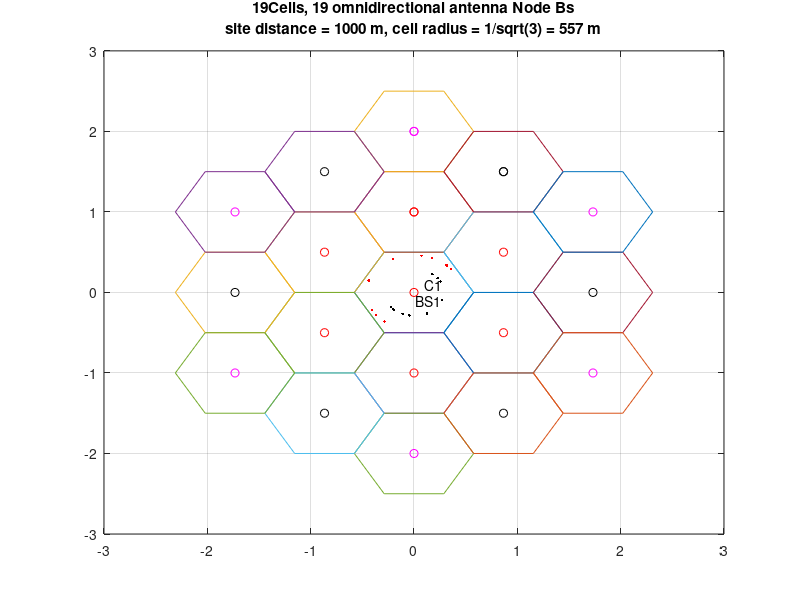

Write MATLAB code to recreate this figure.
%  Cell19_1km : 
%   this file generate the plot of 19 Celluers, 19 Node Bs
%   each 3-sector site located in the edge of each single cell 
%
%   simulate the rality as 
%     omni attena site lies at the middle of one  cell
%  
%   Parameters in this file: site distance = 1 km, cell radius = 0.577 =1/sqrt(3) km
%   Xu qing  20 Feb. 2012 
%
%  needed m-files: none
clear all;
close all;

% BSs's positons & MB's range
t=linspace(pi/2,5*pi/2,7);
plot(0,0,'ro');             text(0.01, -0.1,'BS1');
grid on;
hold on;

bsx1=cos(t);
bsy1=sin(t);

R = 1/sqrt(3);      % cellular radius
bsx2=sqrt(3)*cos(t-pi/6);
bsy2=sqrt(3)*sin(t-pi/6);

% BS's locations
plot(bsx1,bsy1,'ro');
plot(2*bsx1,2*bsy1,'mo');
plot(bsx2,bsy2,'ko');

BScoordinate_1km = [bsx1,bsx2,2*bsx1;bsy1,bsy2,2*bsy1];   % in meter

% Cell's coverage
% initial cell, central from the original point
cx0=R*cos(t+pi/2);     
cy0=R*sin(t+pi/2);      text(0.1, 0.1,'C1');

plot(cx0,cy0); 
plot(cx0,cy0+1); 
plot(cx0,cy0+2); 
plot(cx0,cy0-1); 
plot(cx0,cy0-2); 

cx1=cx0+0.866;    cy1=cy0+0.5;            
plot(cx1,cy1);
plot(cx1,cy1+1);
plot(cx1,cy1-1);
plot(cx1,cy1-2);

cx2=cx0-0.866;    cy2=cy0+0.5;   
plot(cx2,cy2);
plot(cx2,cy2+1);
plot(cx2,cy2-1);
plot(cx2,cy2-2);


cx3=cx0+1.732; cy3=cy0;
plot(cx3,cy3);
plot(cx3,cy3+1);
plot(cx3,cy3-1);


cx4=cx0-1.732; cy4=cy0;
plot(cx4,cy4);
plot(cx4,cy4+1);
plot(cx4,cy4-1);

Num = 1:1:10;
UserNotFarFromBS = zeros(2,length(Num));
UserFarFromBS = zeros(2,length(Num));
userCoverage_far = 0.95;         % random coverage 
userCoverage_half = 0.5;
UserRb = zeros(1,length(Num));

% Generate UEs randomly distributed in the central Cell
% x:[0,1], y : [0, 3^(-0.5)]
% x, y, round the original point with same coverage persent 
for i=1: length(Num)
    % generate the array of service bit rate for users
    % generate the array of user positions , with same coverage 
    th = 10*rand(1);
    UserNotFarFromBS(:,i)= 0.5*R*[cos(th+pi);sin(th+pi)]; 
    UserFarFromBS(:,i)=0.8*R*[cos(th);sin(th)];
    
    plot(UserNotFarFromBS(1,i),UserNotFarFromBS(2,i),'k.');
    plot(UserFarFromBS(1,i),UserFarFromBS(2,i),'r.');   
end

title({'19Cells, 19 omnidirectional antenna Node Bs'; 'site distance = 1000 m, cell radius = 1/sqrt(3) = 557 m'});
%UEs close to and far from BS1



